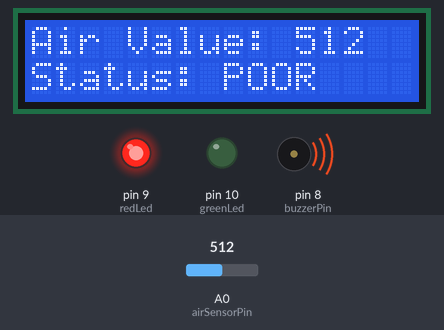
Bench run of a sketch on a simulated Arduino Uno, built with avr-gcc and run on an emulated ATmega328P. Parts: 16×2 character LCD, output pins drawn as LEDs (lit = HIGH), buzzer (waves = sounding, pin HIGH). The inputs (shaded band) are chosen by the test bench; at power-on: A0 (airSensorPin) = 512.

Above: at 3.2 s.
3.3 s: A0 (airSensorPin) set to 359
At 4.5 s:
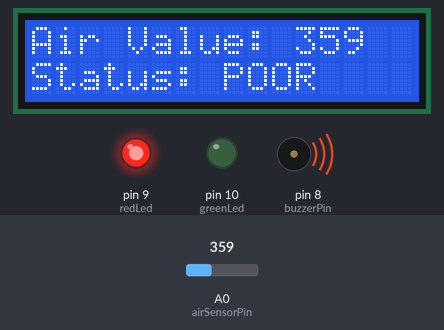
5.5 s: A0 (airSensorPin) set to 342
At 7.2 s:
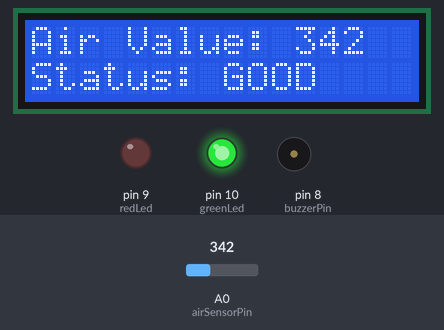
7.5 s: A0 (airSensorPin) set to 360
At 9.3 s:
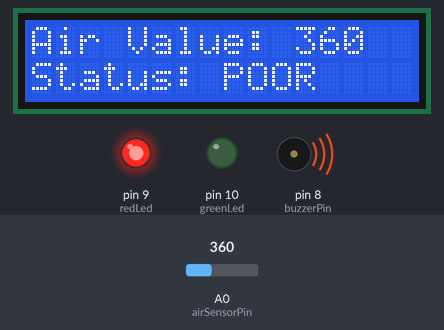
Timing chart, 0 to 10.8 s (numbered marks = the images above; inputs shaded):
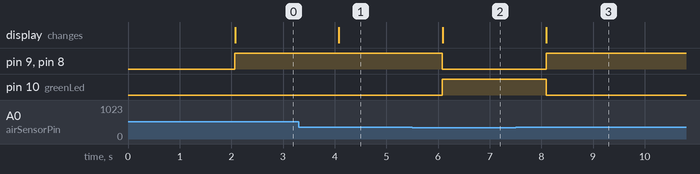

The sketch:

arduino_aqi_monitor.ino
```cpp
/*
 Air Quality Index (AQI) Monitoring System using Arduino UNO
*/

#include <LiquidCrystal.h>

LiquidCrystal lcd(7, 6, 5, 4, 3, 2);

const int airSensorPin = A0;
const int buzzerPin = 8;
const int redLed = 9;
const int greenLed = 10;

int airValue = 0;
int threshold = 350;

void setup() {
  pinMode(buzzerPin, OUTPUT);
  pinMode(redLed, OUTPUT);
  pinMode(greenLed, OUTPUT);

  lcd.begin(16, 2);
  lcd.print("AQI MONITOR");
  lcd.setCursor(0, 1);
  lcd.print("SYSTEM READY");
  delay(2000);
  lcd.clear();
}

void loop() {
  airValue = analogRead(airSensorPin);

  lcd.setCursor(0, 0);
  lcd.print("Air Value: ");
  lcd.print(airValue);
  lcd.print(" ");

  if (airValue > threshold) {
    digitalWrite(redLed, HIGH);
    digitalWrite(greenLed, LOW);
    digitalWrite(buzzerPin, HIGH);
    lcd.setCursor(0, 1);
    lcd.print("Status: POOR ");
  } else {
    digitalWrite(redLed, LOW);
    digitalWrite(greenLed, HIGH);
    digitalWrite(buzzerPin, LOW);
    lcd.setCursor(0, 1);
    lcd.print("Status: GOOD ");
  }

  delay(1000);
}
```

Measured:
- the behaviour switches between 351 and 350 on A0 (airSensorPin) (found by bisection; images 1 and 2)
- after the input at 3.3 s, the display: changes after 0.78 s (image 1)
- after the input at 5.5 s, pin 9 (redLed), pin 8 (buzzerPin): HIGH → LOW after 0.59 s; pin 10 (greenLed): LOW → HIGH after 0.59 s; the display: changes after 0.59 s (image 2)
- after the input at 7.5 s, pin 9 (redLed), pin 8 (buzzerPin): LOW → HIGH after 0.60 s; pin 10 (greenLed): HIGH → LOW after 0.60 s; the display: changes after 0.60 s (image 3)
